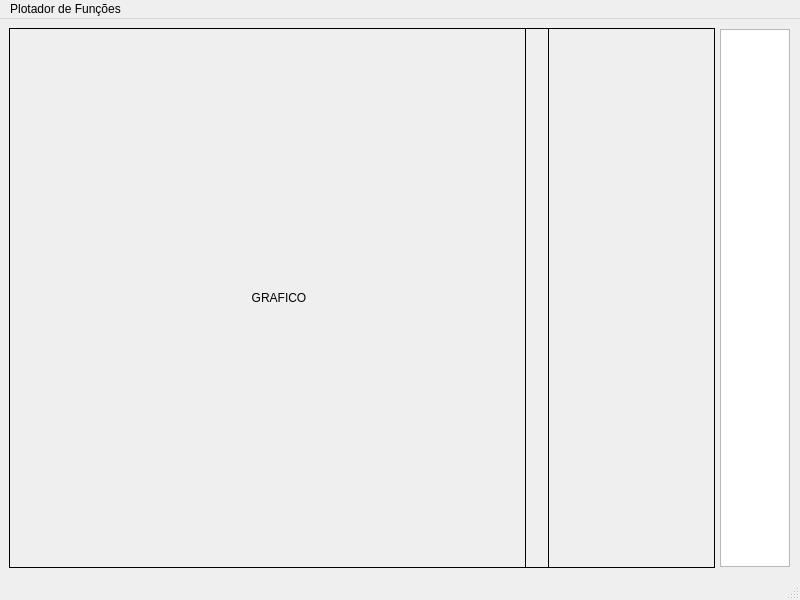
<?xml version="1.0" encoding="UTF-8"?>
<ui version="4.0">
 <class>MainPlotador</class>
 <widget class="QMainWindow" name="MainPlotador">
  <property name="geometry">
   <rect>
    <x>0</x>
    <y>0</y>
    <width>800</width>
    <height>600</height>
   </rect>
  </property>
  <property name="windowTitle">
   <string>MainPlotador</string>
  </property>
  <widget class="QWidget" name="centralwidget">
   <widget class="QFrame" name="frame">
    <property name="geometry">
     <rect>
      <x>525</x>
      <y>9</y>
      <width>190</width>
      <height>540</height>
     </rect>
    </property>
    <property name="sizePolicy">
     <sizepolicy hsizetype="Fixed" vsizetype="MinimumExpanding">
      <horstretch>0</horstretch>
      <verstretch>0</verstretch>
     </sizepolicy>
    </property>
    <property name="minimumSize">
     <size>
      <width>190</width>
      <height>540</height>
     </size>
    </property>
    <property name="frameShape">
     <enum>QFrame::Shape::Box</enum>
    </property>
    <property name="frameShadow">
     <enum>QFrame::Shadow::Plain</enum>
    </property>
   </widget>
   <widget class="QLabel" name="grafico">
    <property name="geometry">
     <rect>
      <x>9</x>
      <y>9</y>
      <width>540</width>
      <height>540</height>
     </rect>
    </property>
    <property name="sizePolicy">
     <sizepolicy hsizetype="Expanding" vsizetype="Expanding">
      <horstretch>0</horstretch>
      <verstretch>0</verstretch>
     </sizepolicy>
    </property>
    <property name="minimumSize">
     <size>
      <width>540</width>
      <height>540</height>
     </size>
    </property>
    <property name="frameShape">
     <enum>QFrame::Shape::Box</enum>
    </property>
    <property name="text">
     <string>GRAFICO</string>
    </property>
    <property name="alignment">
     <set>Qt::AlignmentFlag::AlignCenter</set>
    </property>
   </widget>
   <widget class="QTableWidget" name="tableFuncoes">
    <property name="geometry">
     <rect>
      <x>720</x>
      <y>10</y>
      <width>70</width>
      <height>538</height>
     </rect>
    </property>
   </widget>
  </widget>
  <widget class="QMenuBar" name="menubar">
   <property name="geometry">
    <rect>
     <x>0</x>
     <y>0</y>
     <width>800</width>
     <height>22</height>
    </rect>
   </property>
   <widget class="QMenu" name="menuPlotador_de_Fun_es">
    <property name="title">
     <string>Plotador de Funções</string>
    </property>
   </widget>
   <addaction name="menuPlotador_de_Fun_es"/>
  </widget>
  <widget class="QStatusBar" name="statusbar"/>
 </widget>
 <resources/>
 <connections/>
</ui>
